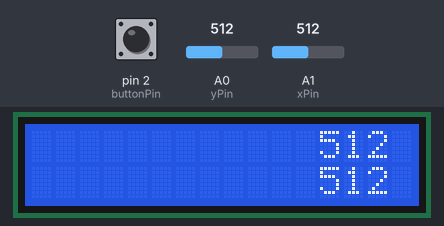
A sketch run on a simulated Arduino Uno, built with avr-gcc and run on an emulated ATmega328P. Shown: 16×2 character LCD. The test bench sets the inputs (shaded band); at power-on: A0 (yPin) = 512, A1 (xPin) = 512, pin 2 (buttonPin) HIGH.

Above: at 1.2 s.
1.3 s: A0 (yPin) set to 716
At 2.1 s:
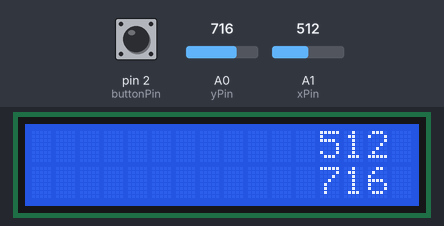
2.9 s: A1 (xPin) set to 716
At 3.8 s:
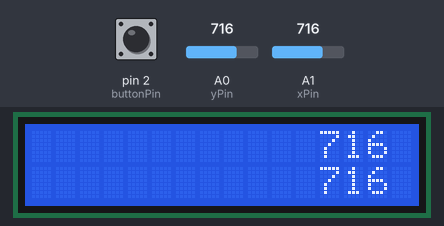
4.4 s: A0 (yPin) set to 900
At 5.7 s:
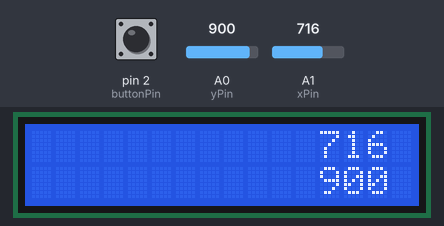
6.0 s: A1 (xPin) set to 900
At 7.2 s:
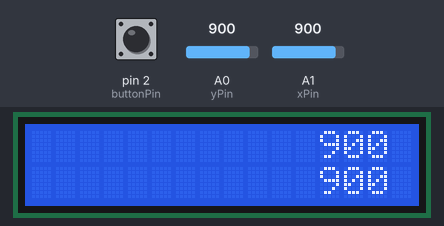
7.5 s: A0 (yPin) set to 1023
At 8.1 s:
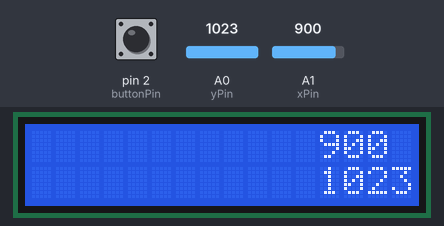
9.1 s: A1 (xPin) set to 1023
At 10.4 s:
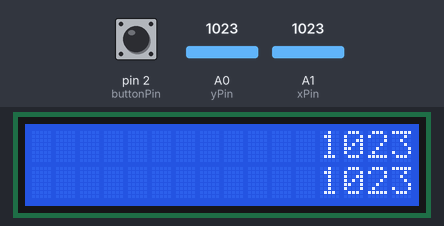
Timing chart, 0 to 12.1 s (numbered marks = the images above; inputs shaded):
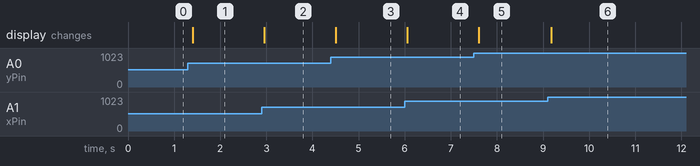

The sketch:

03_DisplayGame.ino
```cpp
#include <Wire.h>
#include <LiquidCrystal_PCF8574.h>

int lcdi2c = 0x27;
LiquidCrystal_PCF8574 lcd(lcdi2c);

int xPin = A1;
int yPin = A0;
int buttonPin = 2;

int xPosition = 0;
int yPosition = 0;
int buttonState = 0;

int count = 0;

void setup() {
  pinMode(xPin, INPUT);
  pinMode(yPin, INPUT);
  pinMode(buttonPin, INPUT_PULLUP);
  lcd.begin(16, 2);
  lcd.setBacklight(255);
  lcd.clear();
}

void loop() {
  xPosition = analogRead(xPin);
  yPosition = analogRead(yPin);
  buttonState = digitalRead(buttonPin);

  lcd.clear();
  lcd.setCursor(12, 0);
  lcd.print(xPosition);
  lcd.setCursor(12, 1);
  lcd.print(yPosition);
  delay(100);
}
```

Measured:
- after the input at 1.3 s, the display: changes after 0.11 s (image 1)
- after the input at 2.9 s, the display: changes after 0.06 s (image 2)
- after the input at 4.4 s, the display: changes after 0.11 s (image 3)
- after the input at 6.0 s, the display: changes after 0.06 s (image 4)
- after the input at 7.5 s, the display: changes after 0.11 s (image 5)
- after the input at 9.1 s, the display: changes after 0.08 s (image 6)
